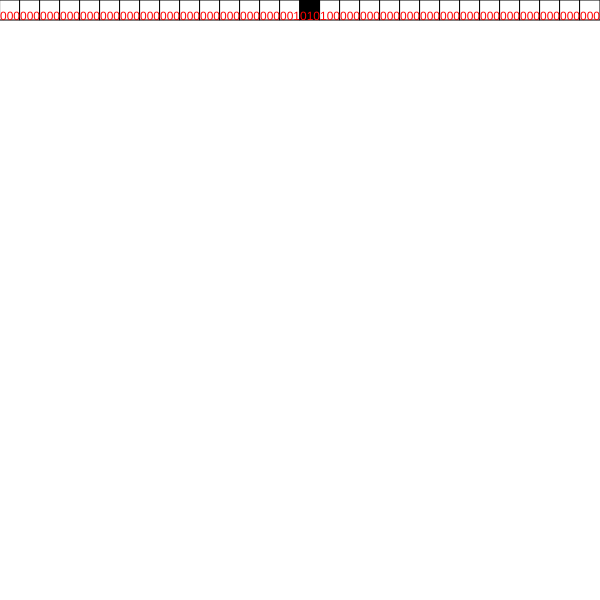
Frame 1 (no input)
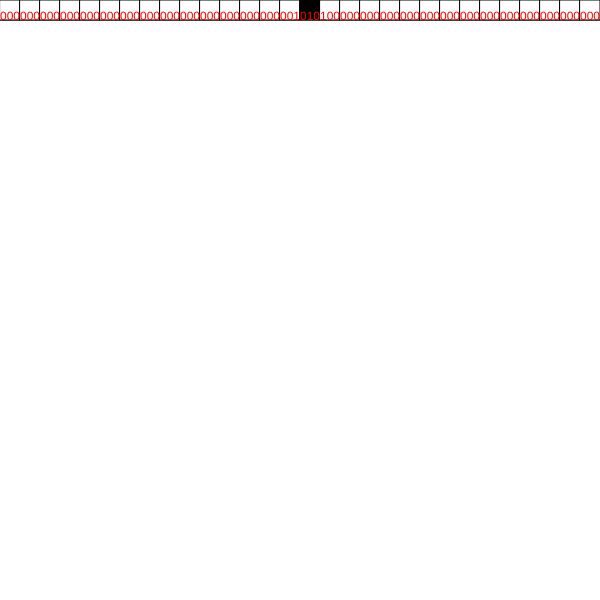
Frame 2 (the mouse pressed at the canvas centre, redrawn once)

The p5.js sketch that drew these frames (run headless with seeded random() and noise() and a simulated clock; the mouse was pressed at the canvas centre and the sketch redrawn once):

// p5.js sketch
// ── sketch.js
// there are other options for data structures...
let ruleNum = 30, allRows = [], ruleTable = {}, sz = 20;
let states = ["111", "110", "101", "100", "011", "010", "001", "000"];

function setup() {
  createCanvas(600, 600);
  let ruleStr = decToBin(ruleNum);
  for (let i = 0; i < states.length; i++) {
    ruleTable[states[i]] = parseInt(ruleStr[i]);
  }

  let firstRow = Array(30).fill(0); // all zeros
  firstRow[firstRow.length / 2] = 1;
  allRows.push(firstRow);
  
  print(firstRow);
  noLoop();
}

function draw() {
  
    for (let j = 0; j < allRows.length; j++) {
      let curr = allRows[j]
      for (let i = 0; i < curr.length; i++) {
        let cell = curr[i];
        fill(cell==0 ?  255 : 0);
        square(i*sz, j*sz, sz);
      }
    }

  step();
}

function step() {
  let curr = allRows[allRows.length-1];
  for (let i = 0; i < curr.length; i++) {
    let left = curr[(i-1+curr.length)%curr.length];
    let center = curr[i];
    let right = curr[(i+1)%curr.length];
    let str = left.toString() + center + right;
    fill('red');
    text(str, i*sz, allRows.length*sz)
  }
}







function decToBin(dec) {
  // 0 <= dec < 256
  return dec.toString(2).padStart(8, "0");
}
